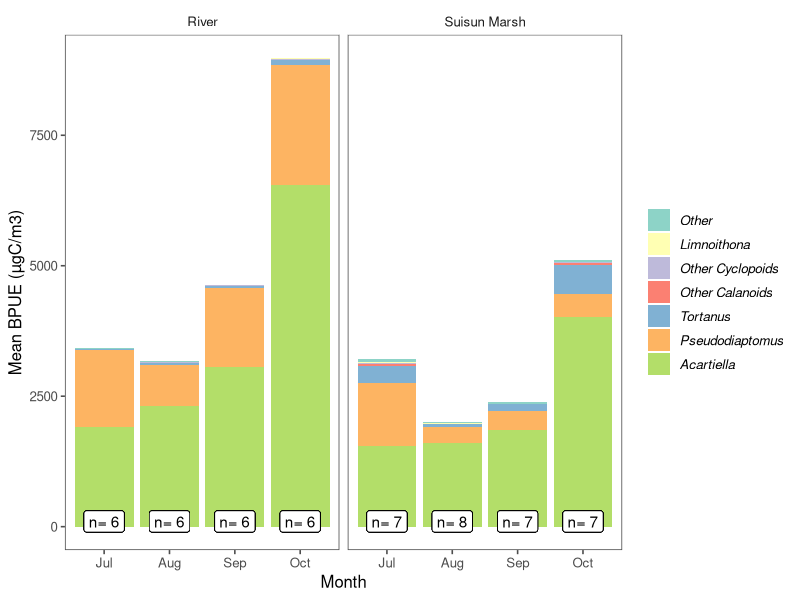
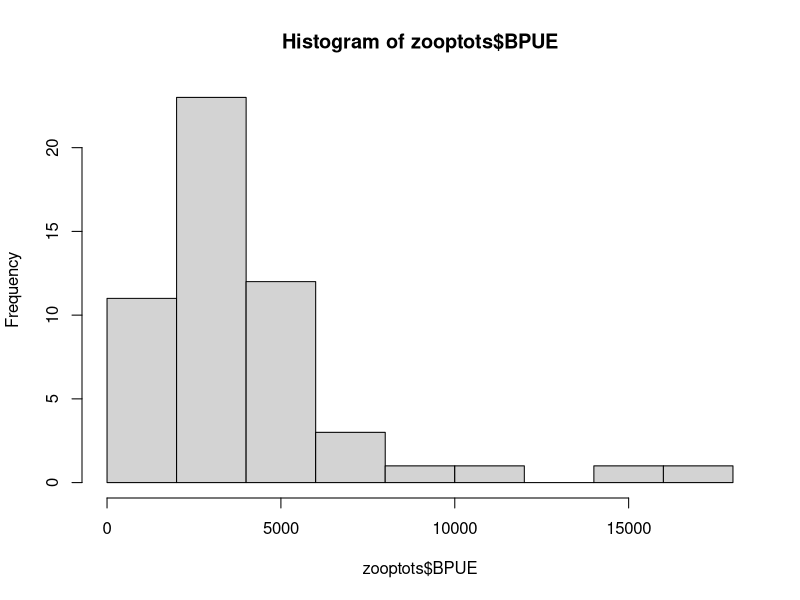
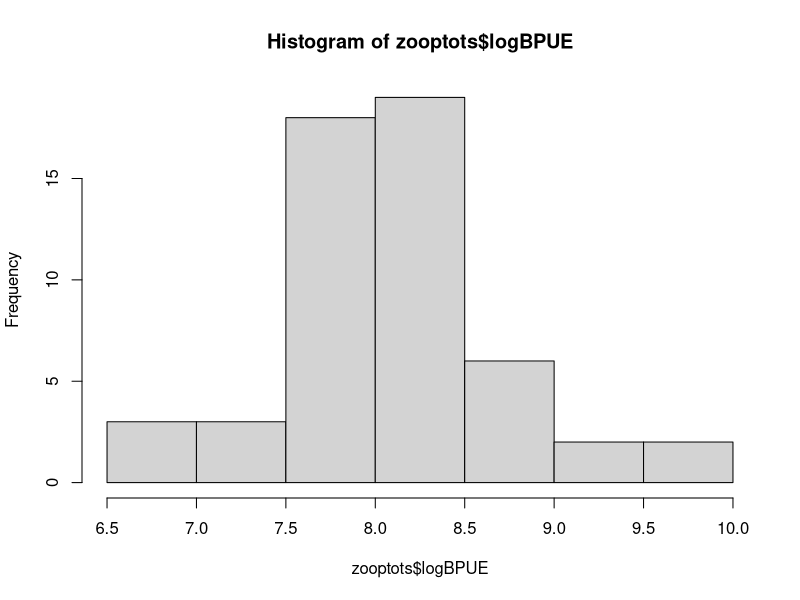
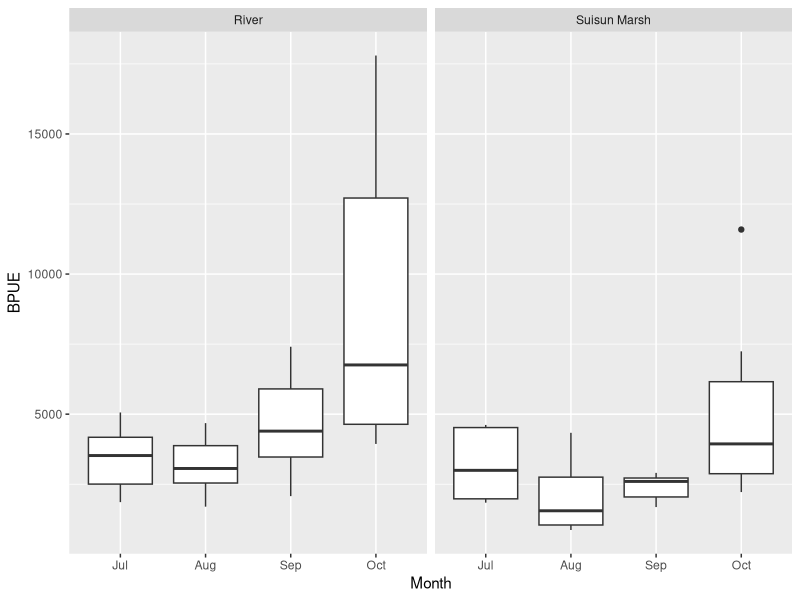
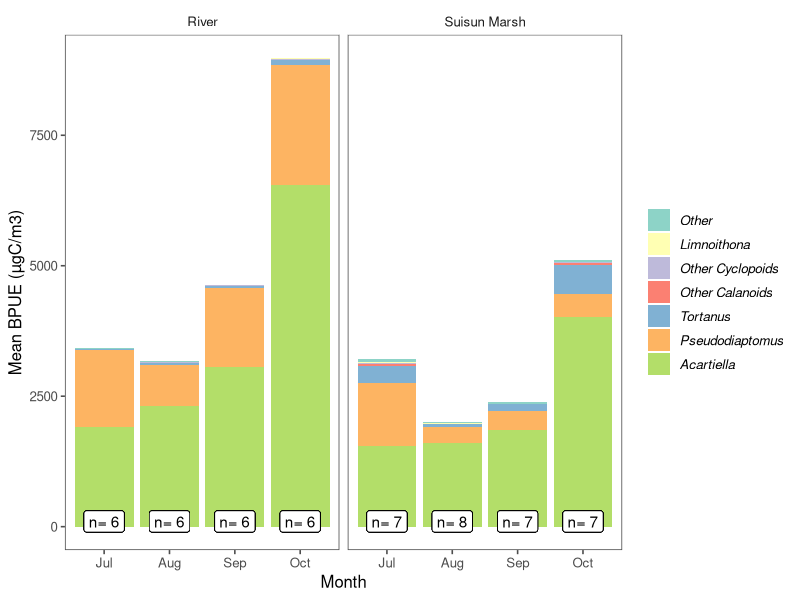

Source code (R) for these figures, in order: (Note: this script raises an error after producing the figures.)
#let's take a look at the zooplankton data.


library(tidyverse)
library(readxl)
library(ggthemes)

#import the biomass data
zoopB <- read_excel("FMWT_TNSZooplanktonBPUEMarch2019.xlsx", 
                    sheet = "FMWT&TNS ZP BPUE")

#Now filter it so it's just the stations and time period we are interested in
stas = data.frame(Station = as.character(c(513, 520, 801, 802, 606, 609, 610, "Mont", "NZ032")), 
                  Region = c(rep("River", 4), rep("Suisun Marsh", 5)))

zoopB = filter(merge(zoopB, stas, by = "Station"), Year == 2018, Month == 7 | Month ==8 | Month==9| Month==10) 

#Pick out just the columns we are interested in
zoopB2= mutate(zoopB, Acartiella = ACARTELA + ASINEJUV, 
              Tortanus = TORTANUS + TORTJUV,
                Limnoithona = LIMNOSPP + LIMNOSINE + LIMNOTET + LIMNOJUV,
              Pseudodiaptomus = PDIAPFOR + PDIAPMAR + PDIAPJUV + PDIAPNAUP,
              `Other Calanoids` = ACARTIA + DIAPTOM + EURYTEM + OTHCALAD + 
                SINOCAL + EURYJUV + OTHCALJUV + SINOCALJUV + ACARJUV + DIAPTJUV + SINONAUP + EURYNAUP,
              `Other Cyclopoids` = AVERNAL + OITHDAV + OITHSIM + OTHCYCAD + OITHJUV + OTHCYCJUV,
              Other = HARPACT + OTHCOPNAUP + ALLCLADOCERA)
zoopB2 = zoopB2[,c(1,3,5, 67:74)]
zoopB2$sample = 1:nrow(zoopB2)
zoopB2$Month = factor(zoopB2$Month, labels = c("Jul", "Aug", "Sep", "Oct"))

#now from wide to long
zooplong = gather(zoopB2, key = "Taxa", value = "BPUE", -Station, -Month, - Year, -Region.y, -sample)

#Now the summary version
zoopsum = group_by(zooplong, Region.y, Month, Taxa) %>% summarize(meanB = mean(BPUE), sdB = sd(BPUE), n = length(BPUE))

#reorder the factor levels so they look nicer
zoopsum$Taxa = factor(zoopsum$Taxa, levels = c("Other","Limnoithona", "Other Cyclopoids",
                                               "Other Calanoids", 
                                               "Tortanus", "Pseudodiaptomus","Acartiella"))
zoopsum$Month = factor(zoopsum$Month, labels = c("Jul", "Aug", "Sep", "Oct"))

b1 = ggplot(zoopsum, aes(x = Month, y = meanB))
b2 = b1 + geom_bar(stat = "identity", aes(fill = Taxa)) + facet_wrap(~Region.y) +
  scale_fill_brewer(palette = "Set3", name = NULL) +
  ylab("Mean BPUE (µgC/m3)") +
  geom_label(aes(x = Month, y = 100, label = paste("n=", n))) + 
  theme_few() + theme(text = element_text(family = "sans", size = 12),
    legend.text = element_text(face = "italic"))

b2

ggsave(plot = b2, filename = "zoopsplot.tiff", device = "tiff", width = 6, height =4, units = "in", dpi = 300)


#####################################################################################################
#now a glm of total BPUE
zooptots = group_by(zooplong, Region.y, Month, Station, sample) %>% summarize(BPUE = sum(BPUE), logBPUE = log(BPUE))
zooptots$Month = factor(zooptots$Month, labels = c("Jul", "Aug", "Sep", "Oct"))
hist(zooptots$BPUE)
hist(zooptots$logBPUE)

#quick boxplot to see whether we would expect any difference in total BPUE
tot = ggplot(data = zooptots, aes(x= Month, y = BPUE))
tot + geom_boxplot() + facet_wrap(~Region.y)

shapiro.test(zooptots$BPUE)
shapiro.test(zooptots$logBPUE)
#with october added in with need the log-transformed data. 

zlm1 = glm(BPUE~Month*Region, data = zooptots)
summary(zlm1)
plot(zlm1)

zlm2 = glm(BPUE~Month + Region, data = zooptots)
summary(zlm2)
plot(zlm2)

zlm3 = lm(logBPUE~Month*Region.y, data = zooptots)
summary(zlm3)
plot(zlm3)
visreg(zlm3, xvar = "Month", by = "Region.y")

zlm4 = lm(logBPUE~Month+Region.y, data = zooptots)
summary(zlm4)
plot(zlm4)
visreg(zlm4)

#################################################################################################
#What does an NMDS look like?

library(vegan)
zNMDS = metaMDS(zoopB2[,5:11], trymax = 50)
zNMDS


results.nmds = zoopB2 %>%
  #  na.omit() %>%
  # mutate_if(is.numeric, ~as.vector(scale(.x))) %>%
  nest() %>%
  mutate(
    nmds = map(data,
               ~ .x %>%
                 select(-Station, -Month, - Year, -Region.y, -sample) %>%
                 metaMDS(distance = "bray", autotransform = FALSE,
                         try = 50, trymax = 100)),
    scores = map(nmds, scores),
    envfit = map2(nmds, data, ~ envfit(ord = .x,
                                       env = select(.y, -Station, -Month, - Year, -Region.y, -sample))),
    envload = map(envfit, ~.x$vectors$arrows %>% 
                    as_tibble(rownames = "Species")),
    envfit2 = map2(nmds, data, ~ envfit(ord = .x,
                                        env = select(.y, Month, Region.y))),
    envload2 = map(envfit2, ~.x$factors$centroids %>% 
                     as_tibble(rownames = "groups")),
    newdata = map2(data, scores,
                   ~ bind_cols(select(.x, Month, Region.y, sample),
                               as_tibble(.y)) %>% group_by(Region.y, Month) %>%
                     mutate(num = 1:n()) %>% ungroup())
  )


results.hulls = results.nmds %>%
  select(newdata) %>%
  unnest() %>%
  nest(-Month, -Region.y) %>%
  mutate(
    hull = map(data, ~ chull(select(.x, NMDS1, NMDS2))),
    poly = map2(data, hull, ~ .x[c(.y, .y[1]),])
  ) %>%
  select(Region.y, Month, poly) %>%
  unnest()


vec.scale = .5
w = 8
h = 6


base = ggplot(results.nmds$newdata[[1]]) +
  ggthemes::theme_few(base_size = 18) +
  coord_fixed() +
  #scale_color_manual(NULL, values = c("Miner" = "#377eb8",
   #                                   "Lindsey" = "#4daf4a",
    #                                  "Liberty" = "#984ea3"),
    #                 breaks = c("Miner", "Lindsey", "Liberty"),
     #                labels = c("Miner", "Lindsey", "Liberty")) +
  #scale_fill_manual(NULL, values = c("leafpack" = "red",
   #                                  "sweepnet" = "yellow"), 
    #                breaks = c("leafpack", "sweepnet"),
     #               labels = c("leaf pack", "sweep net")) +
#  scale_shape_manual(NULL, values = c("SAV" = 10,
 #                                     "EAV" = 21, "FAV" = 19, "channel" = 2), drop = FALSE) +
  guides(
    color = guide_legend(order = 1),
    fill = guide_legend(order = 1),
    Shape = guide_legend(order = 0)
  ) +
  
  geom_point(
    data = results.nmds$newdata[[1]],
    aes(x = NMDS1, y = NMDS2, color = Month,
        shape = Region.y), size = 4) +
  
  geom_label(x = 1, y = 1, label = paste("Stress =",
                                         round(results.nmds$nmds[[1]]$stress, 2))) +
  theme(
    axis.text = element_blank(),
    axis.ticks = element_blank(),
    axis.title = element_blank()
  )+
  geom_polygon(
    data = results.hulls,
    aes(x = NMDS1, y = NMDS2,
        fill = Region.y, group = Region.y:Month),
    alpha = 0.25) +
  geom_segment(data = results.nmds$envload[[1]],
               aes(xend = vec.scale * NMDS1, yend = vec.scale * NMDS2, group = Species),
               x = 0, y = 0, arrow = arrow(length = unit(0.1, "inches"),
                                           type = "closed"), size = 1, lineend = "round") +
  geom_text(data =results.nmds$envload[[1]], aes(x= NMDS1*.55, y = NMDS2*.55, 
                             label = Species))
base

#Not add teh "envfit" centroids

#pull out results from each grouping
envfits = results.nmds$envload2[[1]]
targs = envfits[1:4,]
regs = envfits[7:9,]
samps = envfits[5:6,]

species = rownames(results.nmds[[2]][[1]]$species)
specs = as_tibble(results.nmds[[2]][[1]]$species)
specs = cbind(species, specs)

base + 
  #geom_text(data = targs, 
  #         aes(x= NMDS1, y = NMDS2, 
  #            label = c("channel", "EAV", "FAV", "SAV"))) +
  geom_text(data =specs, aes(x= MDS1, y = MDS2, 
                             label = species))
#That is hideous. Let's try again.

